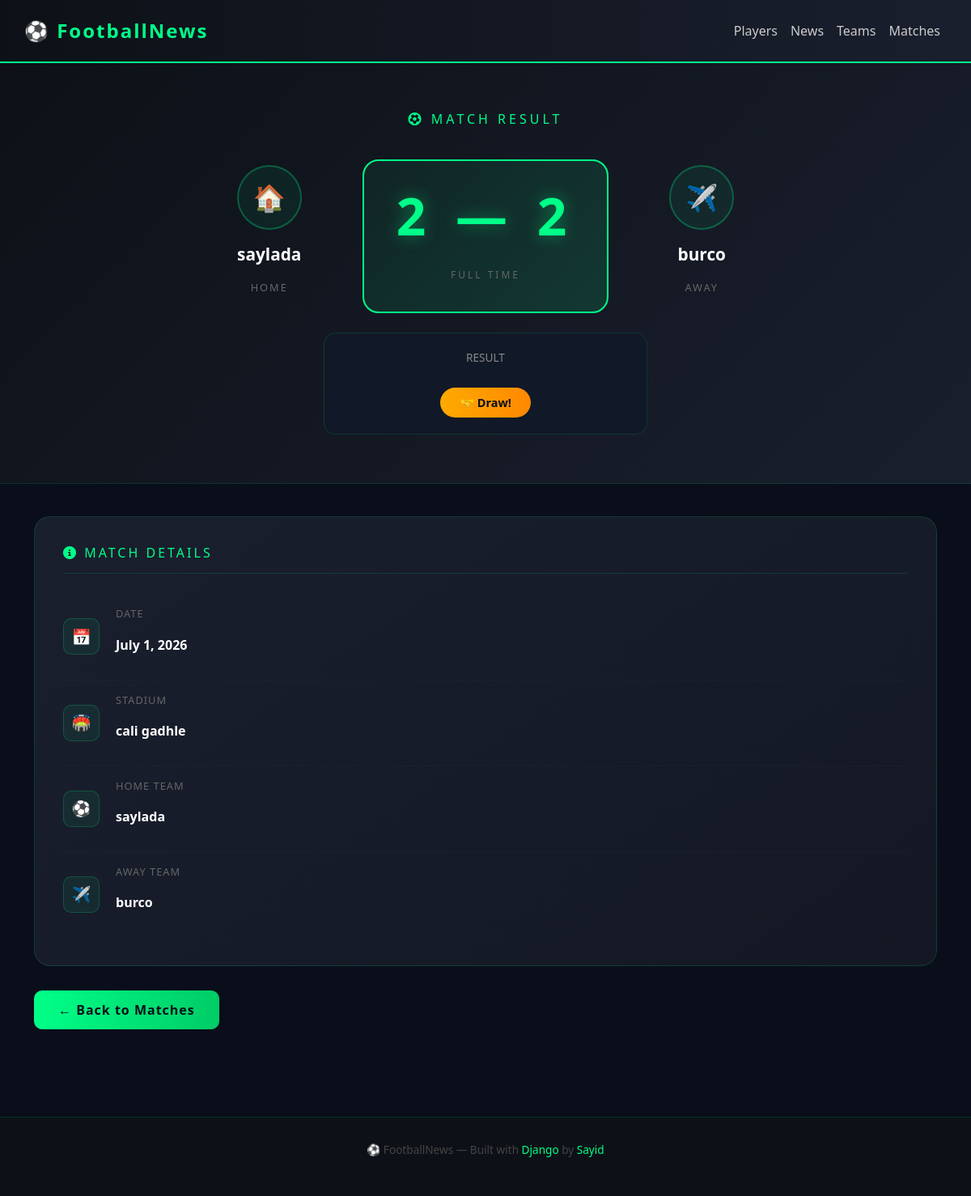
/match/1/, run on the app's committed database.
### players/models.py (models this page shows, shortened)
class Match(models.Model):
    home_team=models.CharField(max_length=100)
    away_team=models.CharField(max_length=100)
    home_team_score=models.IntegerField()
    away_team_score=models.IntegerField()
    date=models.DateField()
    stadium=models.CharField(max_length=100)

### players/views.py (the view)
# urls.py: path("match/<int:pk>/", views.match_detail, name="match_detail"),
def match_detail(request , pk):
    match=Match.objects.get(id=pk)
    return render(request , "players/match_detail.html", {"match": match})

### players/templates/players/match_detail.html (shortened to what this page needs)
<!doctype html>
<html lang="en">
  <head>
    <link
      href="https://cdn.jsdelivr.net/npm/bootstrap@5.3.0/dist/css/bootstrap.min.css"
      rel="stylesheet"
    />
    <link
      href="https://cdnjs.cloudflare.com/ajax/libs/font-awesome/6.4.0/css/all.min.css"
      rel="stylesheet"
    />
  </head>
  <body>
    <nav class="navbar navbar-expand-lg">
      <a class="navbar-brand" href="{% url 'players' %}"> ⚽ FootballNews </a>
      <div class="ms-auto d-flex align-items-center">
        <a href="{% url 'players' %}" class="nav-link">Players</a>
        <a href="{% url 'news' %}" class="nav-link">News</a>
        <a href="{% url 'teams' %}" class="nav-link">Teams</a>
        <a href="{% url 'matches' %}" class="nav-link active">Matches</a>
      </div>
    </nav>
    <div class="match-hero">
      <h2><i class="fa fa-futbol"></i> Match Result</h2>
      <div class="teams-row">
        <div class="team-block">
          <div class="team-icon">🏠</div>
          <p class="team-title">{{ match.home_team }}</p>
          <p class="team-side">Home</p>
        </div>
        <div class="score-block">
          <div class="score-display">
            <p class="score-numbers">
              {{ match.home_team_score }} — {{ match.away_team_score }}
            </p>
            <p class="score-label">Full Time</p>
          </div>
        </div>
        <div class="team-block">
          <div class="team-icon">✈️</div>
          <p class="team-title">{{ match.away_team }}</p>
          <p class="team-side">Away</p>
        </div>
      </div>
      <div
        class="result-section mt-4"
        style="max-width: 400px; margin: 30px auto 0"
      >
        <p style="color: #888; font-size: 0.85rem">RESULT</p>
        {% if match.home_team_score > match.away_team_score %}
        <span class="winner-badge">🏆 {{ match.home_team }} Wins!</span>
        {% elif match.away_team_score > match.home_team_score %}
        <span class="winner-badge">🏆 {{ match.away_team }} Wins!</span>
        {% else %}
        <span class="draw-badge">🤝 Draw!</span>
        {% endif %}
      </div>
    </div>
    <div class="container pb-5">
      <div class="info-card">
        <h4><i class="fa fa-circle-info"></i> Match Details</h4>
        <div class="info-row">
          <div class="info-icon">📅</div>
          <div>
            <p class="info-label">Date</p>
            <p class="info-value">{{ match.date }}</p>
          </div>
        </div>
        <div class="info-row">
          <div class="info-icon">🏟️</div>
          <div>
            <p class="info-label">Stadium</p>
            <p class="info-value">{{ match.stadium }}</p>
          </div>
        </div>
        <div class="info-row">
          <div class="info-icon">⚽</div>
          <div>
            <p class="info-label">Home Team</p>
            <p class="info-value">{{ match.home_team }}</p>
          </div>
        </div>
        <div class="info-row">
          <div class="info-icon">✈️</div>
          <div>
            <p class="info-label">Away Team</p>
            <p class="info-value">{{ match.away_team }}</p>
          </div>
        </div>
      </div>
      <a href="{% url 'matches' %}" class="back-btn"> ← Back to Matches </a>
    </div>
    <div class="footer">
      <p>
        ⚽ FootballNews — Built with <span>Django</span> by <span>Sayid</span>
      </p>
    </div>
  </body>
</html>

### players/templates/players/match_detail.html (style rules this page uses)
* { margin: 0; padding: 0; box-sizing: border-box; }
body { background-color: #0a0e1a; color: white; font-family: "Segoe UI", sans-serif; }
.navbar { background: linear-gradient(90deg, #0d1117, #1a1f2e); border-bottom: 2px solid #00ff88; padding: 15px 30px; position: sticky; top: 0; z-index: 999; }
.navbar-brand { color: #00ff88 !important; font-size: 1.5rem; font-weight: bold; letter-spacing: 2px; }
.nav-link { color: #ccc !important; margin: 0 8px; transition: color 0.3s; }
.match-hero { background: linear-gradient(135deg, #0d1117, #1a1f2e); border-bottom: 1px solid #00ff8822; padding: 60px 20px; text-align: center; }
.match-hero h2 { color: #00ff88; font-size: 1rem; letter-spacing: 4px; text-transform: uppercase; margin-bottom: 40px; }
.teams-row { display: flex; justify-content: center; align-items: center; gap: 40px; flex-wrap: wrap; }
.team-block { text-align: center; min-width: 150px; }
.team-icon { width: 80px; height: 80px; background: #00ff8811; border: 2px solid #00ff8844; border-radius: 50%; display: flex; align-items: center; justify-content: center; margin: 0 auto 15px; font-size: 2rem; }
.team-title { color: white; font-size: 1.3rem; font-weight: 700; }
.team-side { color: #666; font-size: 0.8rem; text-transform: uppercase; letter-spacing: 2px; margin-top: 5px; }
.score-block { text-align: center; }
.score-display { background: linear-gradient(135deg, #00ff8811, #00ff8822); border: 2px solid #00ff88; border-radius: 20px; padding: 20px 40px; display: inline-block; }
.score-numbers { color: #00ff88; font-size: 4rem; font-weight: 900; letter-spacing: 10px; text-shadow: 0 0 20px #00ff8866; }
.score-label { color: #666; font-size: 0.75rem; letter-spacing: 3px; text-transform: uppercase; margin-top: 5px; }
.info-card { background: linear-gradient(145deg, #1a1f2e, #141824); border: 1px solid #00ff8822; border-radius: 20px; padding: 35px; margin-top: 40px; }
.info-card h4 { color: #00ff88; font-size: 1rem; letter-spacing: 3px; text-transform: uppercase; margin-bottom: 25px; padding-bottom: 15px; border-bottom: 1px solid #00ff8822; }
.info-row { display: flex; align-items: center; gap: 20px; padding: 15px 0; border-bottom: 1px solid #ffffff05; }
.info-row:last-child { border-bottom: none; }
.info-icon { width: 45px; height: 45px; background: #00ff8811; border: 1px solid #00ff8833; border-radius: 10px; display: flex; align-items: center; justify-content: center; font-size: 1.2rem; flex-shrink: 0; }
.info-label { color: #666; font-size: 0.8rem; text-transform: uppercase; letter-spacing: 1px; }
.info-value { color: white; font-size: 1rem; font-weight: 600; margin-top: 3px; }
.result-section { background: #111827; border: 1px solid #00ff8822; border-radius: 15px; padding: 20px; margin-top: 20px; text-align: center; }
.draw-badge { background: linear-gradient(90deg, #ffaa00, #ff8800); color: #0a0e1a; font-weight: 700; padding: 8px 24px; border-radius: 20px; font-size: 0.9rem; display: inline-block; margin-top: 10px; }
.back-btn { background: linear-gradient(90deg, #00ff88, #00cc66); color: #0a0e1a; font-weight: 700; border: none; border-radius: 10px; padding: 12px 30px; text-decoration: none; display: inline-block; margin-top: 30px; transition: all 0.3s; letter-spacing: 1px; }
.footer { background: #0d1117; border-top: 1px solid #00ff8822; padding: 30px 0; text-align: center; color: #444; font-size: 0.85rem; margin-top: 60px; }
.footer span { color: #00ff88; }

### data on the page
Match: home_team "saylada", home_team_score "2", away_team_score "2", away_team "burco", date "July 1, 2026", stadium "cali gadhle"
